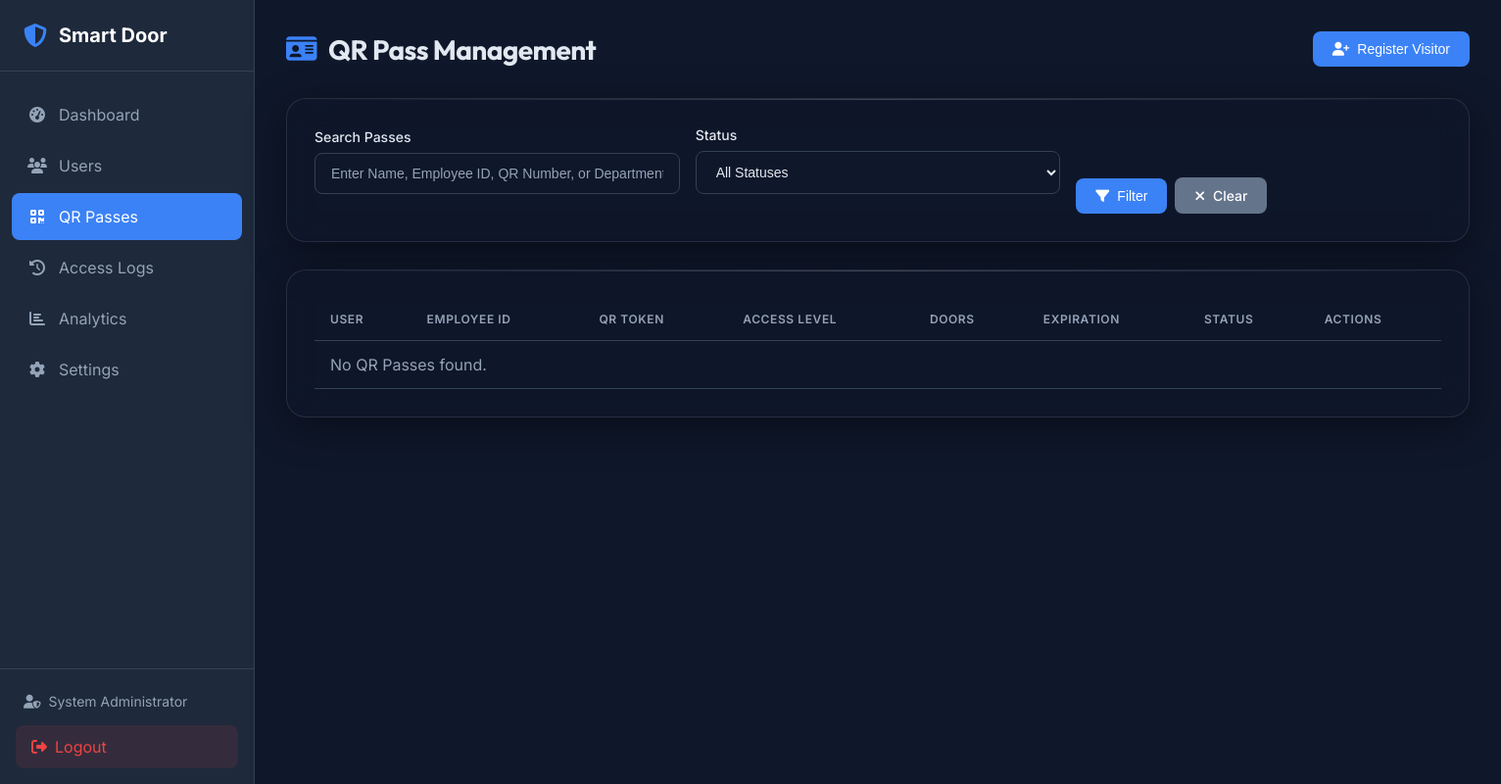
Page /admin/qr/passes (signed in) on the earlier database version.
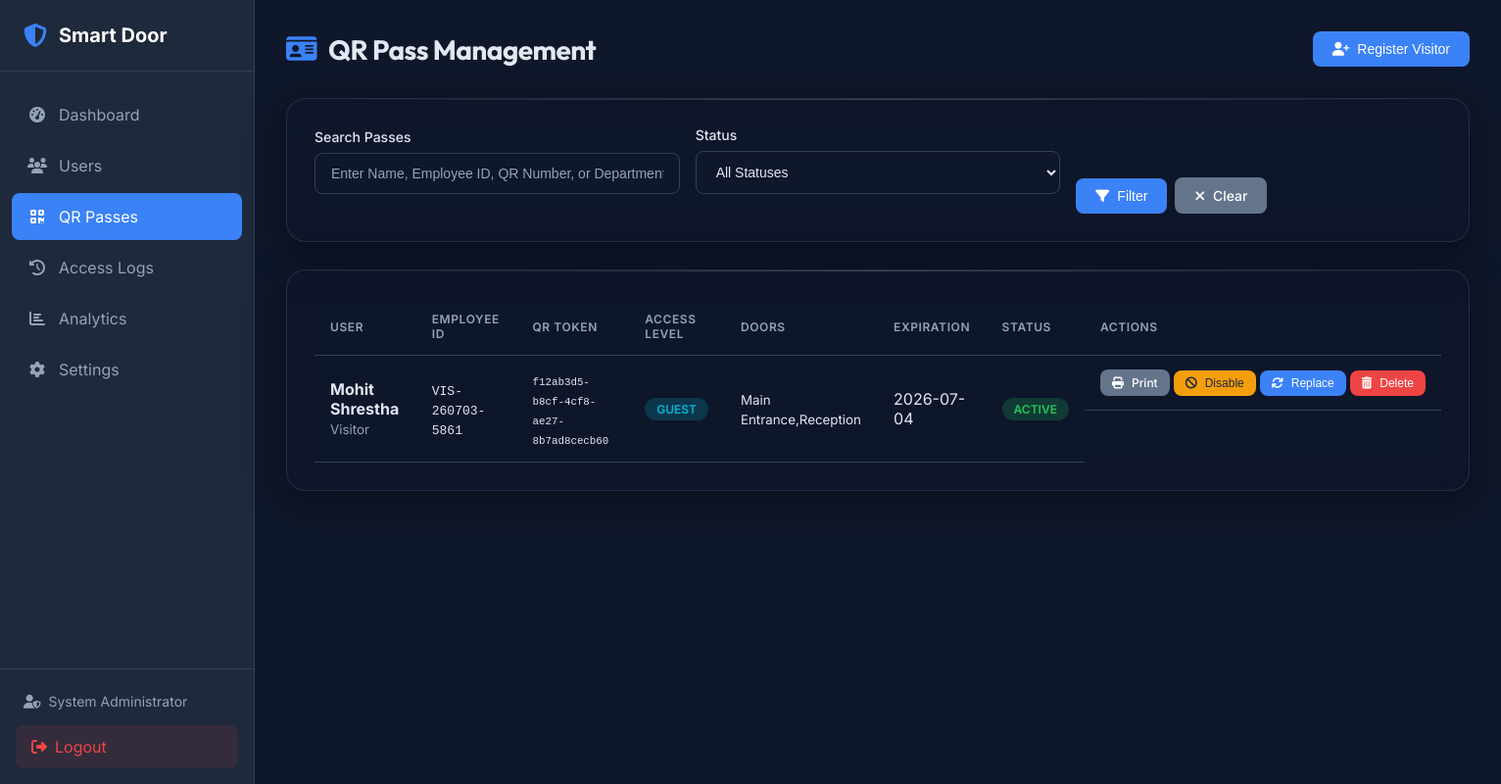
Same page on the later database version.
### tables this page shows
CREATE TABLE qr_passes (
    id INTEGER PRIMARY KEY AUTOINCREMENT,
    user_id INTEGER NOT NULL,
    qr_token VARCHAR(255) UNIQUE NOT NULL,
    status VARCHAR(20) DEFAULT 'Active', -- 'Active', 'Disabled', 'Expired', 'Revoked', 'Lost', 'Replaced'
    issue_date DATETIME DEFAULT CURRENT_TIMESTAMP,
    expiration_date DATETIME NULL,
    access_level VARCHAR(50) DEFAULT 'Normal',
    allowed_doors TEXT DEFAULT 'Main Entrance',
    access_schedule TEXT, -- JSON schedule, e.g. {"days": [1,2,3,4,5], "start_time": "09:00", "end_time": "18:00"}
    created_at DATETIME DEFAULT CURRENT_TIMESTAMP,
    updated_at DATETIME DEFAULT CURRENT_TIMESTAMP,
    FOREIGN KEY (user_id) REFERENCES users(id) ON DELETE CASCADE
);

CREATE TABLE users (
    id INTEGER PRIMARY KEY AUTOINCREMENT,
    employee_id VARCHAR(50) UNIQUE NOT NULL,
    first_name VARCHAR(50) NOT NULL,
    last_name VARCHAR(50) NOT NULL,
    email VARCHAR(100) UNIQUE,
    phone VARCHAR(20),
    department VARCHAR(100),
    designation VARCHAR(100),
    is_active BOOLEAN DEFAULT 1,
    face_enrolled BOOLEAN DEFAULT 0,
    fingerprint_enrolled BOOLEAN DEFAULT 0,
    created_at DATETIME DEFAULT CURRENT_TIMESTAMP,
    updated_at DATETIME DEFAULT CURRENT_TIMESTAMP,
    created_by INTEGER, user_type VARCHAR(50) DEFAULT 'Employee', access_level VARCHAR(50) DEFAULT 'Normal', allowed_doors TEXT DEFAULT 'Main Entrance', status VARCHAR(20) DEFAULT 'Active', expiration_date DATETIME NULL,
    FOREIGN KEY (created_by) REFERENCES admin(id)
);

### web/routes/qr_routes.py (the view)
@qr_bp.route('/admin/qr/passes')
@login_required
def list_passes():
    search = request.args.get('search', '').strip()
    status = request.args.get('status', '').strip()
    page = int(request.args.get('page', 1))
    per_page = 20
    passes = qr_repo.get_all_passes(
        limit=per_page,
        offset=(page - 1) * per_page,
        search=search,
        status=status
    )
    return render_template(
        'qr/list.html',
        passes=passes,
        page=page,
        search=search,
        status_filter=status
    )

### database/db_manager.py (called while the page is built, shortened)
    def _get_connection(self) -> sqlite3.Connection:
        return self._local.connection

    def execute(self, query: str, params: tuple = ()) -> sqlite3.Cursor:
        conn = self._get_connection()
        cursor = conn.cursor()
        cursor.execute(query, params)
        return cursor

### web/routes/qr_routes.py (called while the page is built)
def login_required(f):
    @wraps(f)
    def decorated_function(*args, **kwargs):
        if 'admin_id' not in session:
            flash('Please log in to access this page.', 'warning')
            return redirect(url_for('login'))
        return f(*args, **kwargs)
    return decorated_function

### web/templates/qr/list.html (shortened to what the changed rows need)
{% extends "base.html" %}
{% block extra_css %}
<link rel="stylesheet" href="{{ url_for('static', filename='css/qr.css') }}">
{% endblock %}
{% block content %}
<div class="page-header">
    <h1><i class="fas fa-id-card"></i> QR Pass Management</h1>
</div>
<div class="qr-glass-card">
    <div class="table-responsive">
        <table class="table">
            <thead>
                <tr>
                    <th>User</th>
                    <th>Employee ID</th>
                    <th>QR Token</th>
                    <th>Access Level</th>
                    <th>Doors</th>
                    <th>Expiration</th>
                    <th>Status</th>
                    <th>Actions</th>
                </tr>
            </thead>
            <tbody>
                {% if passes %}
                    {% for p in passes %}
                    <tr>
                        <td><strong>{{ p.first_name }} {{ p.last_name }}</strong><br><small class="text-muted">{{ p.department or '-' }}</small></td>
                        <td><code>{{ p.employee_id }}</code></td>
                        <td><small><code>{{ p.qr_token }}</code></small></td>
                        <td><span class="badge badge-info">{{ p.access_level }}</span></td>
                        <td><small>{{ p.allowed_doors }}</small></td>
                        <td>
                            {% if p.expiration_date %}
                                {{ p.expiration_date.split(' ')[0] }}
                            {% else %}
                                <span class="text-muted">Lifetime</span>
                            {% endif %}
                        </td>
                        <td>
                            {% if p.status == 'Active' %}
                                <span class="badge badge-success">Active</span>
                            {% elif p.status == 'Disabled' %}
                                <span class="badge badge-warning">Disabled</span>
                            {% elif p.status == 'Expired' %}
                                <span class="badge badge-expired">Expired</span>
                            {% elif p.status == 'Revoked' %}
                                <span class="badge badge-revoked">Revoked</span>
                            {% elif p.status == 'Lost' %}
                                <span class="badge badge-lost">Lost</span>
                            {% else %}
                                <span class="badge badge-replaced">Replaced</span>
                            {% endif %}
                        </td>
                        <td class="actions">
                            <a href="{{ url_for('qr.print_pass', pass_id=p.id) }}" class="btn btn-sm btn-secondary" title="Print Card" target="_blank">
                                <i class="fas fa-print"></i> Print
                            </a>
                            {% if p.status == 'Active' %}
                            <form method="POST" action="{{ url_for('qr.toggle_pass_status', pass_id=p.id) }}" style="display: inline;">
                                <button type="submit" class="btn btn-sm btn-warning" title="Disable Pass">
                                    <i class="fas fa-ban"></i> Disable
                                </button>
                            </form>
                            {% elif p.status == 'Disabled' %}
                            <form method="POST" action="{{ url_for('qr.toggle_pass_status', pass_id=p.id) }}" style="display: inline;">
                                <button type="submit" class="btn btn-sm btn-success" title="Enable Pass">
                                    <i class="fas fa-check"></i> Enable
                                </button>
                            </form>
                            {% endif %}
                            <form method="POST" action="{{ url_for('qr.regenerate_pass', user_id=p.user_id) }}" style="display: inline;"
                                  onsubmit="return confirm('Regenerating will immediately revoke this card and issue a new secure UUID token. Proceed?');">
                                <button type="submit" class="btn btn-sm btn-primary" title="Regenerate/Replace">
                                    <i class="fas fa-sync"></i> Replace
                                </button>
                            </form>
                            <form method="POST" action="{{ url_for('qr.delete_pass', pass_id=p.id) }}" style="display: inline;"
                                  onsubmit="return confirm('Are you sure you want to permanently delete this QR Pass and its visitor record?');">
                                <button type="submit" class="btn btn-sm btn-danger" title="Delete Pass">
                                    <i class="fas fa-trash-alt"></i> Delete
                                </button>
                            </form>
                        </td>
                    </tr>
                    {% endfor %}
                {% else %}
                <tr>
                    <td colspan="8" class="text-center text-muted">No QR Passes found.</td>
                </tr>
                {% endif %}
            </tbody>
        </table>
    </div>
</div>
{% endblock %}

Differences in the rows shown:
added qr_passes: first_name "Mohit", last_name "Shrestha", department "Visitor", employee_id "VIS-260703-5861", qr_token "f12ab3d5-b8cf-4cf8-ae27-8b7ad8cecb60", access_level "GUEST", allowed_doors "Main Entrance,Reception", expiration_date "2026-07-04", status "ACTIVE"
Other differences:
text no longer shown: "No QR Passes found."
